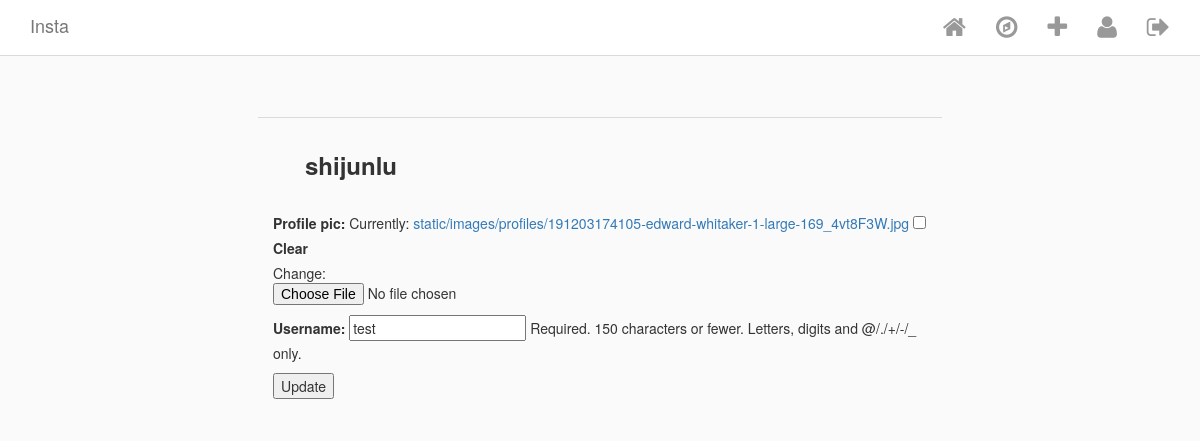
Before: /edit_profile/2/ (signed in) with the older database file.
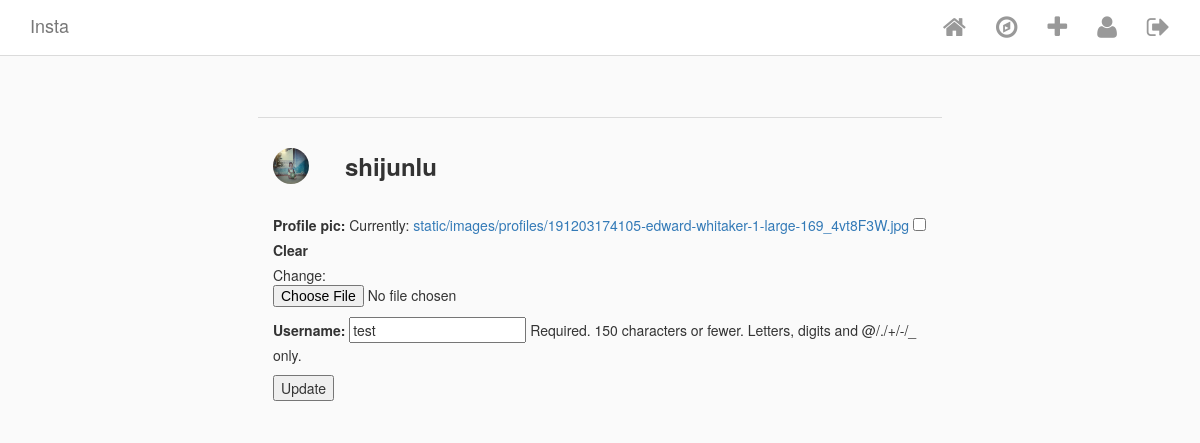
After: the same page with the newer database file.
### Insta/models.py (models this page shows, shortened)
class InstaUser(AbstractUser):
    profile_pic = ProcessedImageField(
        upload_to ='static/images/profiles',
        format = 'JPEG',
        options = {'quality': 100},
        blank = True,
        null = True
        )

### Insta/views.py (the view)
# urls.py: path('edit_profile/<int:pk>/', EditProfile.as_view(), name ='edit_profile'),
class EditProfile(LoginRequiredMixin, UpdateView):
    model = InstaUser
    template_name = 'edit_profile.html'
    fields = ['profile_pic', 'username']
    login_url = 'login'

### Insta/templatetags/custom_tags.py (called while the page is built)
@register.simple_tag(takes_context=True)
def active(context, pattern_or_urlname):
    try:
        pattern = reverse(pattern_or_urlname)
    except NoReverseMatch:
        pattern = pattern_or_urlname
    path = context['request'].path
    if re.search(pattern, path):
        return 'active'
    return ''

### templates/edit_profile.html (shortened to what this page needs)
{% extends 'base.html' %}
{% block content %}
<div class="row profile-settings">
  <div class="col-xs-12">
    <div class="profile-pic-name">
      {% if user.profile_pic %}
        <img class="picture-circle--medium" src="/{{user.profile_pic}}">
      {% endif %}
      <span class="username">{{ user.username }}</span>
    </div>
    <form action="" method="post" enctype="multipart/form-data">
        {{ form.as_p }}
        <input type="submit" value="Update" />
    </form>
  </div>
</div>
{% endblock content %}

### templates/base.html (shortened to what this page needs)
<html>
    <head>
        {% load static %}
        <link href="{% static 'vendor/bootstrap/css/bootstrap.min.css' %}" rel="stylesheet">
        <link href="{% static 'vendor/font-awesome-4.6.3/css/font-awesome.min.css' %}" rel="stylesheet">
        <link href="{% static 'css/style.css' %}" rel="stylesheet">
    </head>
    <body>
        {% load static %}
        {% include 'header.html' %}
        <div class="content-wrapper">
            <div class="container">
                {% block content %}
                {% endblock content%}
            </div>
        </div>
    </body>
</html>

### templates/header.html (shortened to what this page needs)
{% load custom_tags %}
<div class="navbar navbar-default navbar-fixed-top" id="main-nav">
    <div class="container desktop">
        <div class="navbar-header">
            <a href="{% url 'posts' %}" class="navbar-brand">Insta</a>
        </div>
        <div id="navbar-main">
            <ul class="nav navbar-nav navbar-right">
                {% if request.user.is_authenticated %}
                    <li>
                      <a href="{% url 'posts' %}">
                        <i class="fa fa-home {% if request.resolver_match.url_name == 'posts' %}active{% endif %}" aria-hidden="true"></i>
                      </a>
                    </li>
                    <li><a href="{% url 'explore' %}"><i class="fa fa-compass {% active 'explore' %}" aria-hidden="true"></i></a></li>
                    <li><a href="{% url 'make_post' %}"><i class="fa fa-plus  {% active 'make_post' %}" aria-hidden="true"></i></a></li>
                    <li><a href="{% url 'user_detail' user.id %}"><i class="fa fa-user {% if request.resolver_match.url_name == 'user_detail' %}active{% endif %}" aria-hidden="true"></i></a></li>
                    <li><a href="{% url 'logout' %}"><i class="fa fa-sign-out {% active 'logout' %}" aria-hidden="true"></i></a></li>
                {% endif %}
            </ul>
        </div>
    </div>
</div>

### static/css/style.css (style rules this page uses)
html { height: 100%; }
body { min-height: 100%; background-color: #fafafa; }
.content-wrapper { margin-top: 57px; margin-bottom: 60px; background-color: #fafafa; }
.picture-circle, .picture-circle--medium, .picture-circle--small { border-radius: 100%; width: 150px; height: 150px; }
.picture-circle--medium { width: 36px; height: 36px; }
.navbar { background-color: #fff; border-bottom-color: #dbdbdb; }
.navbar .fa { font-size: 25px; color: #999999; }
@media screen and (min-width: 768px) { .profile-settings, .auth-form { max-width: 60%; margin: 0 auto; border-top: none; } }
.profile-settings { margin-top: 60px; border-top: 1px solid #dbdbdb; }
.profile-pic-name { padding: 30px 0; }
.profile-pic-name span { font-size: 24px; font-weight: bold; vertical-align: middle; margin-left: 32px; }

Changed rows visible on the page:
changed InstaUser "shijunlu": profile_pic: picture added
